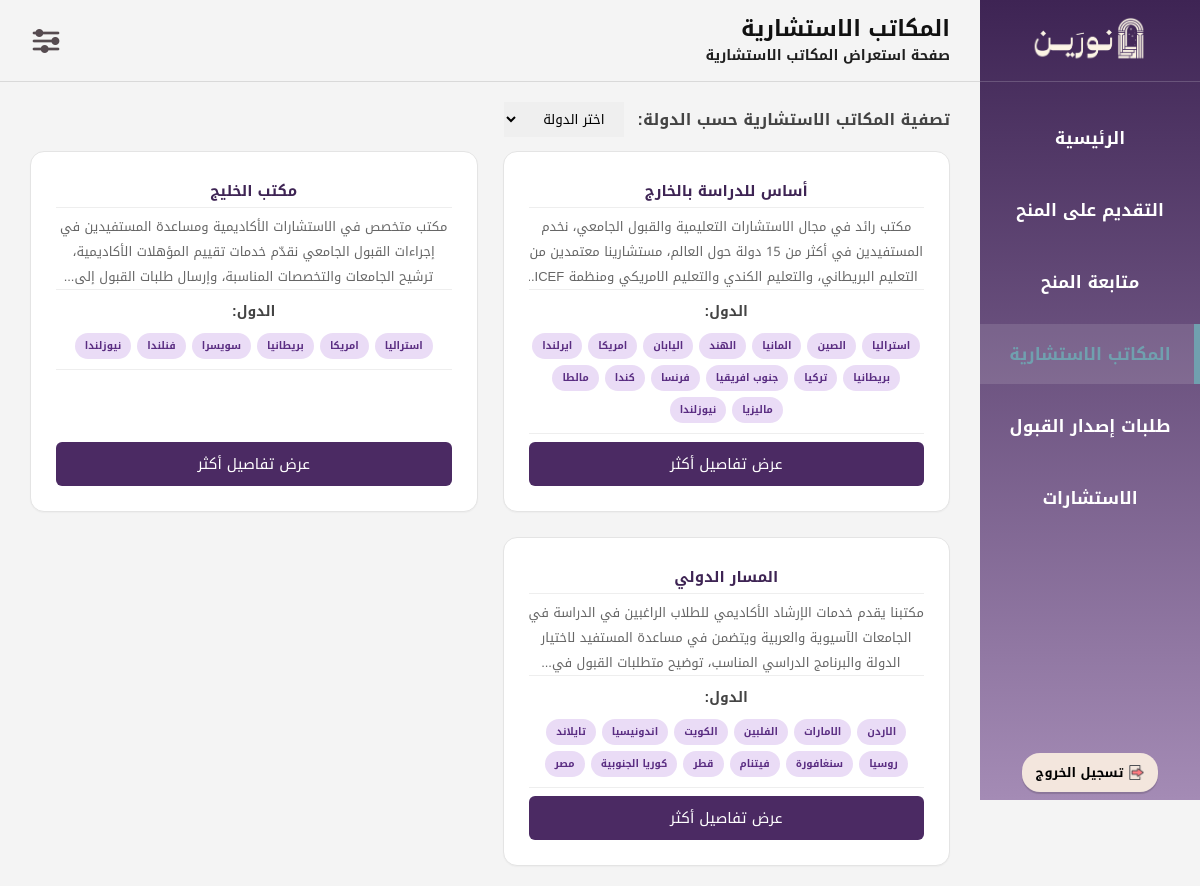
Before: /Ben013_ConsultingOffices.php with the older database file.
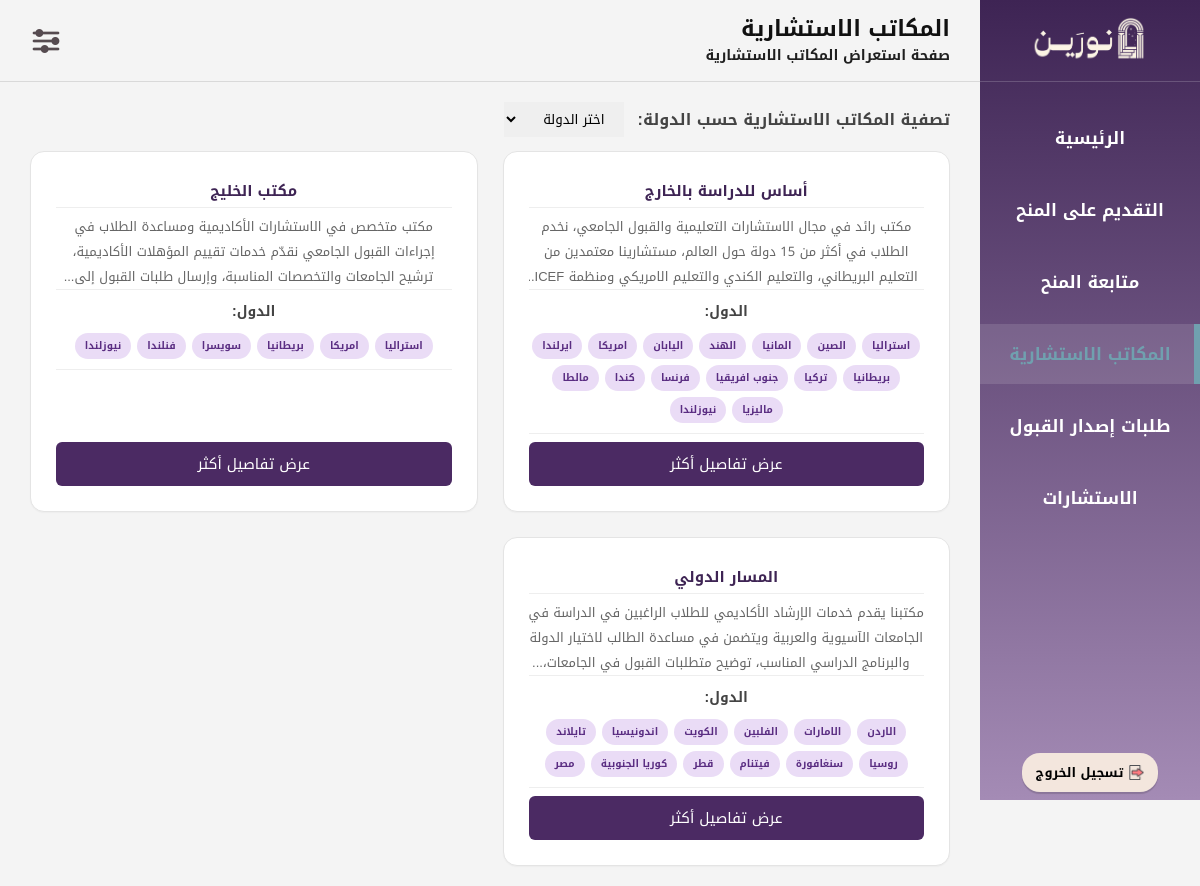
After: the same page with the newer database file.
### tables this page shows
CREATE TABLE `consulting_office` (
  `office_id` int(11) NOT NULL,
  `ccr_number` varchar(255) NOT NULL,
  `email` varchar(255) NOT NULL,
  `office_name` varchar(255) NOT NULL,
  `office_description` text NOT NULL,
  `Bachelor_fee` int(11) NOT NULL,
  `Masters_fee` int(11) NOT NULL,
  `Phd_fee` int(11) NOT NULL,
  `password` varchar(255) NOT NULL,
  `phone` varchar(255) NOT NULL,
  `approval_status` enum('بانتظار المراجعة','معتمد','مرفوض') NOT NULL DEFAULT 'بانتظار المراجعة',
  `account_status` int(11) NOT NULL DEFAULT 0
);

### Ben013_ConsultingOffices.php (the view, shortened to what this page needs)
<?php
$conn = new mysqli("localhost", "root", "", "noreen");
if ($conn->connect_error) { die("فشل الاتصال بقاعدة البيانات");} $conn->set_charset("utf8mb4");
if (isset($_GET['country'])) {
    $selectedCountry = $_GET['country'];}
    else { $selectedCountry = "";}
if (!empty($selectedCountry)) {
    $sql = "
        SELECT
            co.office_id,
            co.office_name,
            co.office_description,
            co.Bachelor_fee,
            co.Masters_fee,
            co.Phd_fee,
            GROUP_CONCAT(DISTINCT oc.con_name ORDER BY oc.con_name SEPARATOR '||') AS countries
        FROM consulting_office co
        LEFT JOIN office_country oc ON co.office_id = oc.office_id
        WHERE co.office_id IN (
            SELECT office_id
            FROM office_country
            WHERE con_name = ?
        )
        GROUP BY
            co.office_id,
            co.office_name,
            co.office_description,
            co.Bachelor_fee,
            co.Masters_fee,
            co.Phd_fee
    ";
    $stmt = $conn->prepare($sql);
    $stmt->bind_param("s", $selectedCountry);}
    else { $sql = "
        SELECT
            co.office_id,
            co.office_name,
            co.office_description,
            co.Bachelor_fee,
            co.Masters_fee,
            co.Phd_fee,
            GROUP_CONCAT(DISTINCT oc.con_name ORDER BY oc.con_name SEPARATOR '||') AS countries
        FROM consulting_office co
        LEFT JOIN office_country oc ON co.office_id = oc.office_id
        GROUP BY
            co.office_id,
            co.office_name,
            co.office_description,
            co.Bachelor_fee,
            co.Masters_fee,
            co.Phd_fee
    ";
$stmt = $conn->prepare($sql);}
$stmt->execute();
$result = $stmt->get_result();
$offices = [];
while ($row = $result->fetch_assoc()) { $offices[] = $row;}
?>
<!DOCTYPE html>
<html lang="ar" dir="rtl">
<head>
<link rel="stylesheet" href="CSS01Layout.css?v=3">
</head>
<body>
<div class="layout">
<aside class="sidebar">
<div class="sidebar-top">
<div class="sidebar-logo">
<img src="شعار نورين.png" alt="نورين">
</div>
<ul class="sidebar-menu">
<li><a href="Ben00_MainPage.php">الرئيسية</a></li>
<li><a href="Ben04_BrowseScholarships.php">التقديم على المنح</a></li>
<li><a href="Ben09_TrackScholarship.php">متابعة المنح</a></li>
<li><a href="Ben10_Consultants.php" class="active">المكاتب الاستشارية</a></li>
<li><a href="Ben16_AdmissionList.php">طلبات إصدار القبول</a></li>
<li><a href="Ben19_Consultations.php">الاستشارات</a></li>
</ul>
</div>
<div class="sidebar-bottom">
<form action="logout.php" method="post">
<button type="submit" class="logout-btn">
<img src="ايقونة تسجيل الخروج.png" class="logout-icon">
<b>تسجيل الخروج</b>
</button>
</form>
</div>
</aside>
<div class="main-content">
<header class="header">
<div class="page-heading">
<div class="page-title">المكاتب الاستشارية</div>
<div class="page-description">صفحة استعراض المكاتب الاستشارية</div>
</div>
<div class="header-icons">
<div class="settings-dropdown">
<img src="ايقونة قائمة الاعدادات.png" class="menu-icon">
</div>
</div>
</header>
<div class="page">  <div class="frow">
<div class="flbl">تصفية المكاتب الاستشارية حسب الدولة:</div>
<form class="fform" method="get">
<select id="country" name="country" class="fsel" onchange="this.form.submit()">
<option value="">اختر الدولة</option>
</select>
</form>
</div>
<?php if (!empty($offices)) { ?>
<div class="cgrid">
<?php foreach ($offices as $office) { ?>
<?php
$countries = [];
if (!empty($office['countries']))
{$countries = explode("||", $office['countries']);}
?>
<div class="ccard">  <div class="cttl"><?php echo $office['office_name']; ?>  </div>
<div class="cdesc">  <?php echo $office['office_description']; ?>   </div>
<div class="sttl">الدول:</div>
<div class="cbox">
<?php if (!empty($countries)) { ?>
<?php foreach ($countries as $country) { ?>
<div class="ctag">
<?php echo  ($country); ?>
</div>
<?php } ?>
<?php } else { ?>
<div class="ctag">لا توجد دول</div>
<?php } ?>
</div>
<button type="button" class="btnmore" onclick="window.location.href=
'Ben14_OfficeDetails.php?id=<?php echo $office['office_id']; ?>'"> عرض تفاصيل أكثر </button>
</div>
<?php } ?>
</div>
<?php } else { ?> <div class="nores"> لا توجد مكاتب استشارية مطابقة للدول المختارة. </div> <?php } ?>
</div>
</div>
</div>
</body> </html>

Changed rows visible on the page:
changed consulting_office "أساس للدراسة بالخارج": office_description "…التعليمية والقبول الجامعي، نخدم المستفيدين في أكثر من 15…" → "…التعليمية والقبول الجامعي، نخدم الطلاب في أكثر من 15…"
changed consulting_office "مكتب الخليج": office_description "…في الاستشارات الأكاديمية ومساعدة المستفيدين في إجراءات القبول الجامعي…" → "…في الاستشارات الأكاديمية ومساعدة الطلاب في إجراءات القبول الجامعي…"
changed consulting_office "المسار الدولي": office_description "…والعربية ويتضمن في مساعدة المستفيد لاختيار الدولة والبرنامج الدراسي المناسب، توضيح متطلبات القبول…" → "…والعربية ويتضمن في مساعدة الطالب لاختيار الدولة والبرنامج الدراسي المناسب، توضيح متطلبات القبول في…"
